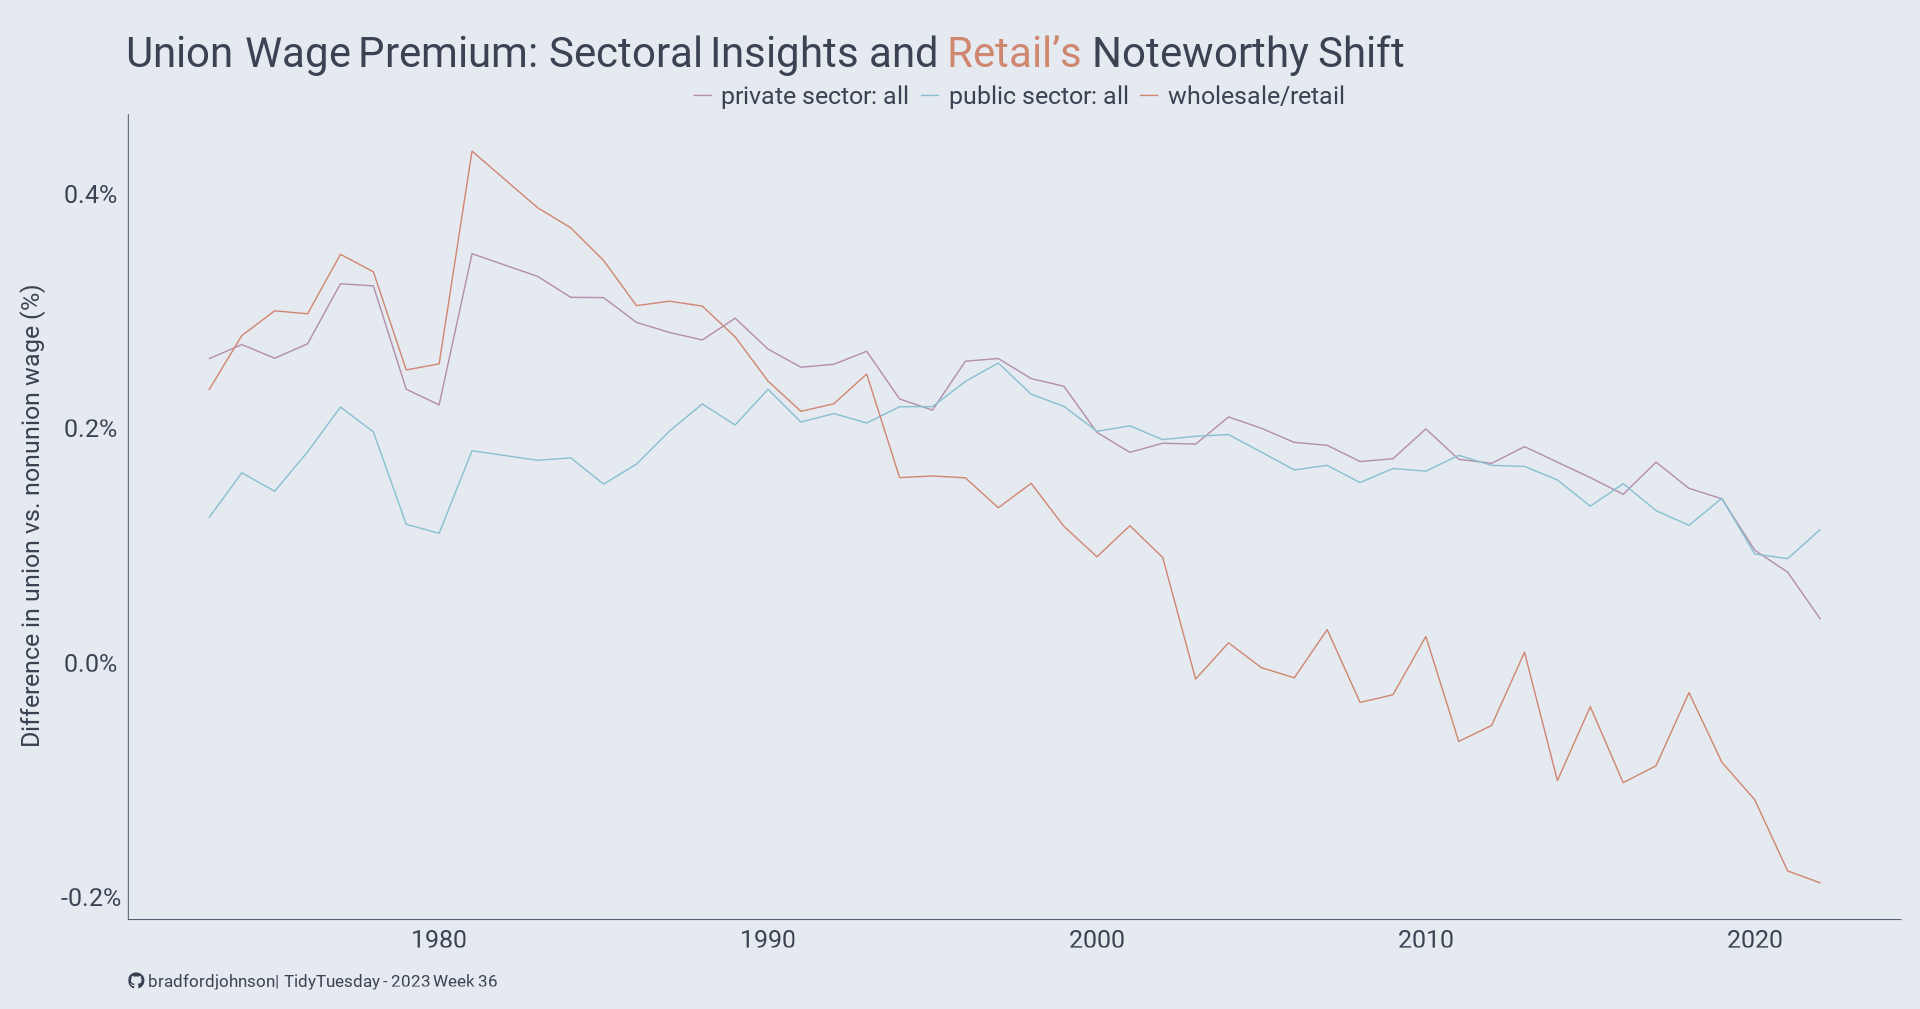

The script that drew this image:
pacman::p_load(tidyverse, htmltools, showtext, jsonlite)

source("functions/caption.r")

showtext_auto()
showtext_opts(dpi = 300)

font_add(family = "fb", regular = "assets/fontAwesome.otf")

font_add_google(name = "Roboto", family = "Roboto")
font_1 <- "Roboto"

colors_json <- fromJSON("assets/colors.json")

background_color <- colors_json$nord$snow_storm$nord5

text_color <- colors_json$nord$polar_night$nord1

grid_color <- colors_json$nord$polar_night$nord3

color_pal <- c(
  colors_json$nord$aurora$nord15,
  colors_json$nord$frost$nord8,
  colors_json$nord$aurora$nord12
)

caption <- create_caption(2023, 36, background_color, font = font_1)

title <-
  "<span>Union Wage Premium: Sectoral Insights and <span style='color:#D08770;'>Retail's </span>Noteworthy Shift</span>"

wages <- readr::read_csv("https://raw.githubusercontent.com/rfordatascience/tidytuesday/master/data/2023/2023-09-05/wages.csv")

wages_filtered <- wages[!grepl("demographics", wages$facet, ignore.case = TRUE), ]

target_facets <- c("private sector: all", "wholesale/retail", "public sector: all")

wages_filtered %>%
  filter(facet %in% target_facets) %>%
  ggplot(aes(x = year, y = union_wage_premium_raw / 100, color = facet)) +
  geom_line() +
  scale_color_manual(values = color_pal) +
  labs(caption = caption, title = title, y = "Difference in union vs. nonunion wage (%)") +
  scale_y_continuous(labels = scales::percent) +
  theme_void() +
  theme(
    plot.background = element_rect(fill = background_color, color = background_color),
    panel.background = element_rect(fill = background_color, color = background_color),
    plot.margin = margin(5, 5, 5, 5, "mm"),
    plot.caption = ggtext::element_textbox_simple(
      margin = unit(c(6, 0, 0, 0), "mm"),
      halign = 0,
      color = text_color,
      size = 4
    ),
    plot.title = ggtext::element_textbox_simple(
      family = font_1,
      margin = margin(5, 0, 2, 0, "mm"),
      halign = 0,
      size = 10,
      color = text_color
    ),
    axis.text.y = element_text(color = text_color, family = font_1, size = 6, margin = margin(0, 2, 0, 0, "mm")),
    axis.text.x = element_text(color = text_color, family = font_1, size = 6, margin = margin(2, 0, 0, 0, "mm")),
    axis.line = element_line(color = grid_color),
    axis.title.y = element_text(color = text_color, family = font_1, size = 6, angle = 90, margin = margin(0, 5, 0, 0, "mm")),
    legend.title = element_blank(),
    legend.position = "top",
    legend.margin = margin(0, 0, 0, 0, "mm"),
    legend.text = element_text(color = text_color, family = font_1, size = 6, margin = margin(0, 0, 0, 0, "mm")),
  )
